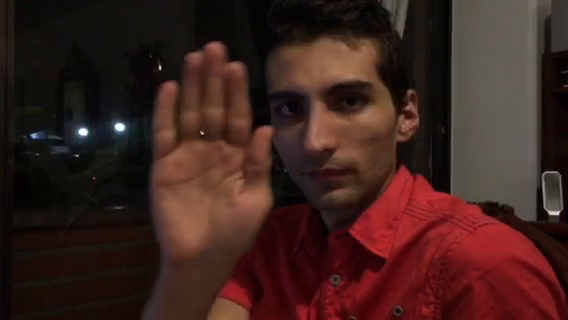
#> input picture frame 34 of WebCamFaceDetection/Videos/Me.mov, 568 x 320 px
$ python webCamFaceDetection.py --face Cascades/haarcascade_frontalface_default.xml --video Videos/Me.mov   (older library calls are emulated)
#> lines starting #> are read from the running program, lines starting #| are printed output that depends on the picture
#> further down, frame is the input picture: shape (320, 568, 3); mean B, G, R 29.9, 34.9, 61.8
### WebCamFaceDetection/FaceDetectorClass/imutils.py
# Library storing basic image processing methods

# Import needed packages

import numpy as np
import cv2

# [15 lines left out: functions translate, rotate, not called in this run]

def resize(image, width = None, height = None,
	inter = cv2.INTER_AREA):
#> called with width = 300, inter = 3
	dim = None
	(h, w) = image.shape[:2]
#> h = 320; w = 568

	if width is None and height is None:
		return image

	if width is None:
		r = height / float(h)
		dim = (int(w * r), height)

	else:
		r = width / float(w)
#> r = 0.528
		dim = (width, int(h * r))
#> dim = (300, 169)

	resized = cv2.resize(image, dim, interpolation = inter)

	return resized

# [11 lines left out: functions flip, crop, not called in this run]

### WebCamFaceDetection/FaceDetectorClass/faceDetectorClass.py
# Import the necessary packages

import cv2

# Define the class to perform face detection

class FaceDetector:

	# Constructor definition

	def __init__(self, faceCascadePath):
		self.faceCascade = cv2.CascadeClassifier(
			faceCascadePath)

	# Method to find faces in images

	def detect(self, image, scaleFactor = 1.1,
		minNeighbors = 5, minSize = (30,30)):
		rects = self.faceCascade.detectMultiScale(
			image, scaleFactor = scaleFactor,
			minNeighbors = minNeighbors,
			minSize = minSize,
			flags = cv2.cv.CV_HAAR_SCALE_IMAGE)
		return rects

### WebCamFaceDetection/webCamFaceDetection.py
# USAGE
# In the command line type:
#
# Using a video file:
# python webCamFaceDetection.py --face Cascades/haarcascade_frontalface_default.xml --video Videos/Me.mov
#
# Using a webcam:
# python webCamFaceDetection.py --face Cascades/haarcascade_frontalface_default.xml

# Import the necessary packages

from FaceDetectorClass.faceDetectorClass import FaceDetector
from FaceDetectorClass import imutils
import argparse
import cv2

# Initialize argument parser & parse arguments

ap = argparse.ArgumentParser()
ap.add_argument("-f", "--face", required = True, help = "Path to where the face cascade resides")
ap.add_argument("-v", "--video", help = "Path to where the (optional) video file")
args = vars(ap.parse_args())

# Instance the FaceDetector Class

fd = FaceDetector(args["face"])

# Read from webcam or video file

if not args.get("video", False):
	camera = cv2.VideoCapture(0)
else:
	camera = cv2.VideoCapture(args["video"])

# Read frames until video ends or is stoped

while True:

	(grabbed, frame) = camera.read()

	if args.get("video") and not grabbed:
		break

	# Set the frame's size and convert to grayscale

	frame = imutils.resize(frame, width = 300)
	gray = cv2.cvtColor(frame, cv2.COLOR_BGR2GRAY)
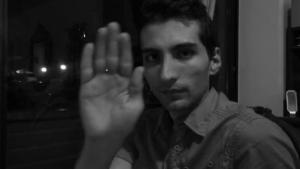
#> gray: shape (169, 300); min 2, max 252, mean 42.3

	# Handle detection using the detect method of the FaceDetector class

	faceRects = fd.detect(gray, scaleFactor = 1.1,
		minNeighbors = 5, minSize = (30,30))
#> in detect, `rects = self.faceCascade.detectMultiScale( image, scaleFactor = scaleF..`: rects = [[120, 18, 97, 97]]
#> faceRects = [[120, 18, 97, 97]]
	frameClone = frame.copy()

	for (fX, fY, fW, fH) in faceRects:

		cv2.rectangle(frameClone, (fX, fY),
			(fX+fW, fY+fH), (0, 255, 0), 2)
#> this loop made 1 pass
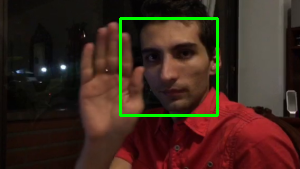
#> frameClone: shape (169, 300, 3); mean B, G, R 29.3, 40, 60.2

	cv2.imshow("Face Detection", frameClone)

	# Break if user press "q" (Force quit with ctl+c)

	if cv2.waitKey(1) & 0xFF == ord("q"):

#> (key q is pressed here)
		break

camera.release()
cv2.destroyAllWindows()

$ run again, starting later in the video
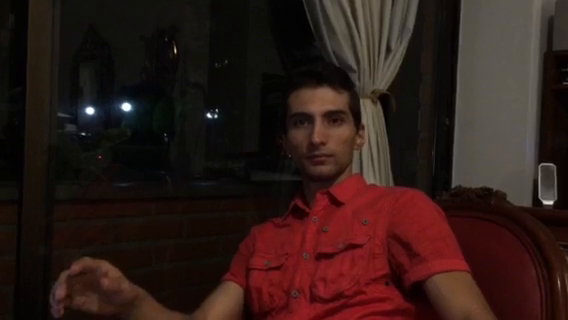
#> input picture frame 156 of WebCamFaceDetection/Videos/Me.mov, 568 x 320 px
#> frame is the input picture: shape (320, 568, 3); mean B, G, R 23.2, 27.1, 46.1
#> `gray = cv2.cvtColor(frame, cv2.COLOR_BGR2GRAY)`:
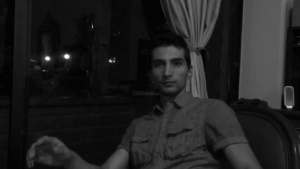
#> gray: shape (169, 300); min 1, max 253, mean 32.3
#> rects = [[142, 44, 51, 51]]
#> the loop `for (fX, fY, fW, fH) in faceRects: ` made 1 pass
#> after the loop `for (fX, fY, fW, fH) in faceRects:`:
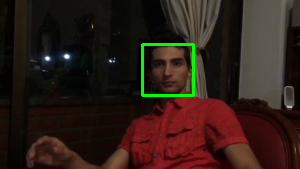
#> frameClone: shape (169, 300, 3); mean B, G, R 22.8, 29.7, 45.6

$ run again, starting later in the video
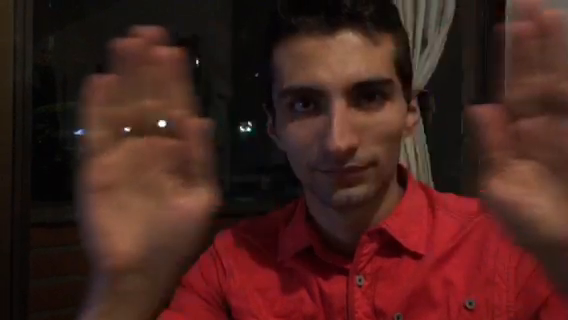
#> input picture frame 278 of WebCamFaceDetection/Videos/Me.mov, 568 x 320 px
#> frame is the input picture: shape (320, 568, 3); mean B, G, R 29.6, 35, 70
#> `gray = cv2.cvtColor(frame, cv2.COLOR_BGR2GRAY)`:
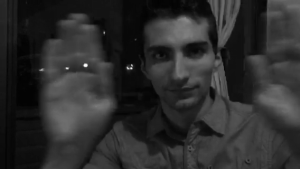
#> gray: shape (169, 300); min 2, max 252, mean 44.8
#> rects = [[129, 16, 98, 98]]
#> the loop `for (fX, fY, fW, fH) in faceRects: ` made 1 pass
#> after the loop `for (fX, fY, fW, fH) in faceRects:`:
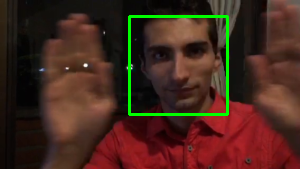
#> frameClone: shape (169, 300, 3); mean B, G, R 29, 40.2, 68.8
